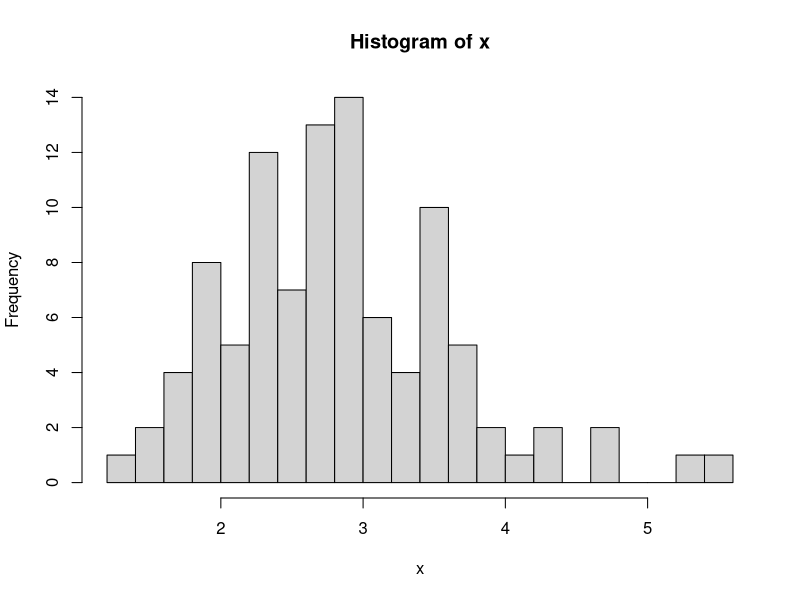
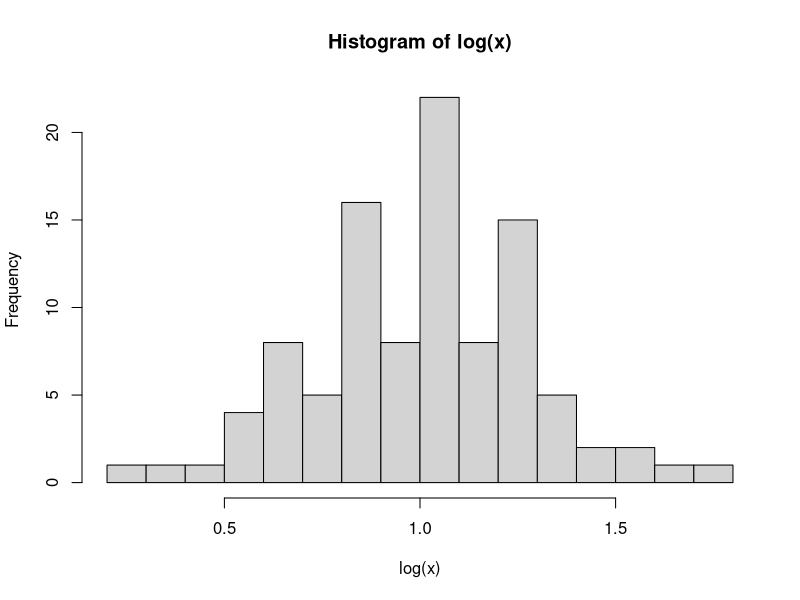

R code for these plots, in order:
## ---- chunk 1
knitr::opts_chunk$set(echo = TRUE)
options(digits =2)
## ---- chunk 2
x <- rlnorm(n = 100, meanlog = 1, sdlog = .25)
## ---- chunk 3
hist(x, breaks = 20)
## ---- chunk 4
hist(log(x), breaks =20)
## ---- chunk 5
mu <- mean(x)
sd2 <- var(x)
